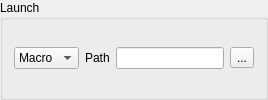
        <widget class="QGroupBox" name="groupBox">
         <property name="sizePolicy">
          <sizepolicy hsizetype="Preferred" vsizetype="Maximum">
           <horstretch>0</horstretch>
           <verstretch>0</verstretch>
          </sizepolicy>
         </property>
         <property name="title">
          <string>Launch</string>
         </property>
         <property name="checkable">
          <bool>false</bool>
         </property>
         <layout class="QGridLayout" name="gridLayout">
          <item row="0" column="0">
           <widget class="QComboBox" name="MacroBinaryComboBox">
            <item>
             <property name="text">
              <string>Macro</string>
             </property>
            </item>
            <item>
             <property name="text">
              <string>Binary</string>
             </property>
            </item>
           </widget>
          </item>
          <item row="0" column="1">
           <widget class="QLabel" name="label">
            <property name="text">
             <string>Path</string>
            </property>
           </widget>
          </item>
          <item row="0" column="2">
           <widget class="QLineEdit" name="ExecutableLineEdit"/>
          </item>
          <item row="0" column="3">
           <widget class="QToolButton" name="GetExecutableToolButton">
            <property name="text">
             <string>...</string>
            </property>
           </widget>
          </item>
         </layout>
        </widget>
